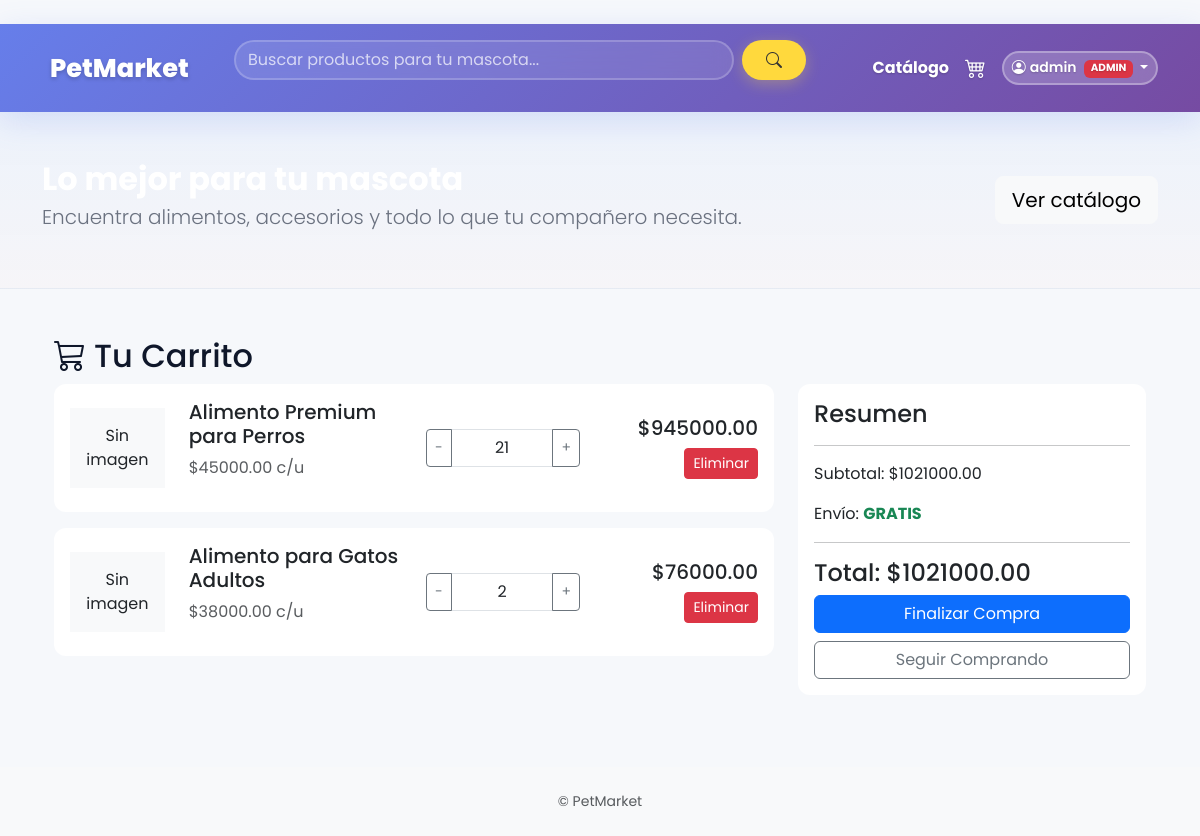
The page /carrito/ (signed in) on the database its author committed.
### accounts/models.py (models this page shows)
class CustomUser(AbstractUser):
    ROLE_CHOICES = (
        ('admin', 'Administrador'),
        ('empleado', 'Empleado'),
        ('cliente', 'Cliente'),
    )
    role = models.CharField(max_length=20, choices=ROLE_CHOICES, default='cliente')

### productos/models.py (models this page shows, shortened)
class Producto(models.Model):
    nombre = models.CharField(max_length=100)
    descripcion = models.TextField()
    precio = models.DecimalField(max_digits=10, decimal_places=2)
    stock = models.PositiveIntegerField()
    image = models.ImageField(upload_to='productos/', null=True, blank=True)
    categoria = models.ForeignKey(Categoria, null=True, blank=True, on_delete=models.SET_NULL)

### carrito/views.py (the view, shortened to what this page needs)
# urls.py: path('', views.view_cart, name='view_cart'),
def view_cart(request):
    items = []
    total = 0
    if request.user.is_authenticated:
        cart, _ = Cart.objects.get_or_create(user=request.user)
        for it in cart.carrito_items.select_related('producto').all():
            items.append({'producto': it.producto, 'qty': it.quantity, 'subtotal': it.subtotal(), 'id': it.id})
            total += it.subtotal()
    return render(request, 'carrito/cart.html', {'items': items, 'total': total})

### carrito/models.py (called while the page is built)
    def subtotal(self):
        return self.producto.precio * self.quantity

### petmarket/context_processors.py (called while the page is built)
def cart_count(request):
    cart = request.session.get('cart', {})
    count = sum(cart.values()) if isinstance(cart, dict) else 0
    return {'cart_count': count}

### templates/carrito/cart.html (shortened to what this page needs)
﻿{% extends 'base.html' %}
{% block content %}
<div class="container mt-4 mb-5">
    <h2><i class="bi bi-cart3 me-2"></i>Tu Carrito</h2>
    {% if items %}
    <div class="row">
        <div class="col-lg-8">
            {% for it in items %}
            <div class="card mb-3">
                <div class="card-body">
                    <div class="row align-items-center">
                        <div class="col-md-2">
                            {% if it.producto.image %}
                            <img src="{{ it.producto.image.url }}" alt="{{ it.producto.nombre }}" class="img-fluid rounded">
                            {% else %}
                            <div class="bg-light p-3 text-center">Sin imagen</div>
                            {% endif %}
                        </div>
                        <div class="col-md-4">
                            <h5>{{ it.producto.nombre }}</h5>
                            <p class="text-muted">${{ it.producto.precio }} c/u</p>
                        </div>
                        <div class="col-md-3">
                            {% if request.user.is_authenticated %}
                            <div class="input-group">
                                <button type="button" class="btn btn-outline-secondary btn-sm qty-btn btn-decrease" data-item-id="{{ it.id }}">-</button>
                                <span class="form-control text-center qty-display" data-item-id="{{ it.id }}">{{ it.qty }}</span>
                                <button type="button" class="btn btn-outline-secondary btn-sm qty-btn btn-increase" data-item-id="{{ it.id }}">+</button>
                            </div>
                            {% else %}
                            <p>Cantidad: {{ it.qty }}</p>
                            {% endif %}
                        </div>
                        <div class="col-md-3 text-end">
                            <h5 class="subtotal-display" data-item-id="{{ it.id }}">${{ it.subtotal|floatformat:2 }}</h5>
                            <a href="{% url 'remove_from_cart' it.producto.pk %}" class="btn btn-sm btn-danger">Eliminar</a>
                        </div>
                    </div>
                </div>
            </div>
            {% endfor %}
        </div>
        <div class="col-lg-4">
            <div class="card">
                <div class="card-body">
                    <h4>Resumen</h4>
                    <hr>
                    <p>Subtotal: <span id="summary-subtotal">${{ total|floatformat:2 }}</span></p>
                    <p>Envío: <strong class="text-success">GRATIS</strong></p>
                    <hr>
                    <h4>Total: <span id="summary-total">${{ total|floatformat:2 }}</span></h4>
                    {% if request.user.is_authenticated %}
                    <a href="{% url 'finalizar_compra' %}" class="btn btn-primary w-100">Finalizar Compra</a>
                    {% else %}
                    <p class="text-muted">Inicia sesión para finalizar</p>
                    <a href="{% url 'web_login' %}" class="btn btn-primary w-100">Ir a Iniciar Sesión</a>
                    {% endif %}
                    <a href="{% url 'catalogo' %}" class="btn btn-outline-secondary w-100 mt-2">Seguir Comprando</a>
                </div>
            </div>
        </div>
    </div>
    {% else %}
    <div class="alert alert-info">Tu carrito está vacío. <a href="{% url 'catalogo' %}">Ir al catálogo</a></div>
    {% endif %}
</div>
{% endblock %}

### templates/base.html (shortened to what this page needs)
{% load static %}
<!doctype html>
<html lang="es">
  <head>
  <link href="https://cdn.jsdelivr.net/npm/bootstrap@5.3.2/dist/css/bootstrap.min.css" rel="stylesheet">
  <link rel="stylesheet" href="https://cdn.jsdelivr.net/npm/bootstrap-icons@1.11.3/font/bootstrap-icons.css">
    <link rel="stylesheet" href="{% static 'css/site.css' %}">
  </head>
  <body style="font-family: 'Poppins', system-ui, -apple-system, 'Segoe UI', Roboto, 'Helvetica Neue', Arial;">
    <nav class="navbar navbar-expand-lg navbar-dark py-3" style="background: linear-gradient(135deg, #667eea 0%, #764ba2 100%); box-shadow: 0 8px 32px rgba(102, 126, 234, 0.2);">
      <div class="container">
        <a class="navbar-brand d-flex align-items-center" href="/" style="text-decoration:none;">
          <div class="petmarket-logo-text">
            <span style="font-weight:800; color:white; font-size:1.6rem; text-shadow: 0 2px 4px rgba(0,0,0,0.2);">PetMarket</span>
          </div>
        </a>
        <div class="collapse navbar-collapse" id="mainNav">
          <div class="mx-auto my-2 my-lg-0" style="width:60%">
            <form class="d-flex" method="get" action="/productos/">
              <input class="form-control me-2" type="search" placeholder="Buscar productos para tu mascota..." aria-label="Buscar" name="q" value="{{ request.GET.q }}" style="border-radius: 25px; border: 2px solid rgba(255,255,255,0.2); background: rgba(255,255,255,0.1); color: white; backdrop-filter: blur(10px);" onFocus="this.style.background='rgba(255,255,255,0.2)'" onBlur="this.style.background='rgba(255,255,255,0.1)'">
              <button class="btn btn-warning" type="submit" style="border-radius: 25px; padding: 0.5rem 1.5rem; font-weight: 600; background: #ffd93d; border: none; color: #333; box-shadow: 0 4px 15px rgba(255, 217, 61, 0.3);">
                <i class="bi bi-search"></i>
              </button>
            </form>
          </div>
          <ul class="navbar-nav ms-auto align-items-center">
            <li class="nav-item"><a class="nav-link text-white fw-bold" href="/productos/" style="text-shadow: 0 1px 2px rgba(0,0,0,0.2); transition: all 0.3s ease;" onMouseOver="this.style.color='#ffd93d'" onMouseOut="this.style.color='white'">Catálogo</a></li>
            <li class="nav-item">
              <a class="nav-link position-relative text-white" href="/carrito/" style="font-size: 1.3rem; text-shadow: 0 1px 2px rgba(0,0,0,0.2); transition: all 0.3s ease;" onMouseOver="this.style.color='#ffd93d'" onMouseOut="this.style.color='white'">
                <i class="bi bi-cart4"></i>
              </a>
            </li>
            <li class="nav-item ms-2">
              {% if request.user.is_authenticated %}
                <div class="dropdown">
                  <a class="btn btn-sm dropdown-toggle" href="#" role="button" data-bs-toggle="dropdown" style="background: rgba(255,255,255,0.2); color: white; border: 2px solid rgba(255,255,255,0.3); border-radius: 25px; backdrop-filter: blur(10px); font-weight: 600; text-shadow: 0 1px 2px rgba(0,0,0,0.2);">
                    <i class="bi bi-person-circle me-1"></i>{{ request.user.username }}
                    {% if request.user.is_superuser or request.user.role == 'admin' %}
                      <span class="badge bg-danger ms-1" style="font-size: 0.65rem;">ADMIN</span>
                    {% elif request.user.role == 'empleado' %}
                      <span class="badge bg-info ms-1" style="font-size: 0.65rem;">EMPLEADO</span>
                    {% endif %}
                  </a>
                </div>
              {% endif %}
            </li>
          </ul>
        </div>
      </div>
    </nav>
    {% if request.resolver_match.url_name != 'index' %}
    <header class="site-hero-compact py-5 text-white">
      <div class="container">
        <div class="row align-items-center">
          <div class="col-md-8">
            <h2 class="fw-bold mb-1">Lo mejor para tu mascota</h2>
            <p class="lead mb-2">Encuentra alimentos, accesorios y todo lo que tu compañero necesita.</p>
          </div>
          <div class="col-md-4 text-md-end">
            <a href="/productos/" class="btn btn-light btn-lg">Ver catálogo</a>
          </div>
        </div>
      </div>
    </header>
    {% endif %}
    <main class="py-4">
      <div class="container">
        {% block content %}{% endblock %}
      </div>
    </main>
    <footer class="text-muted py-4 bg-light">
      <div class="container text-center small">© PetMarket</div>
    </footer>
  </body>
 </html>

### static/css/site.css (style rules this page uses)
:root { --primary: #0d6efd; --accent: #ff6b6b; --muted: #6b7280; }
body { background: #f6f8fb; color: #0f172a }
.navbar-brand { font-weight: 800; color: var(--primary) !important }
.card { border: 0; border-radius: 12px; }
.btn-primary { background: var(--primary); border-color: var(--primary); }
.site-hero-compact { padding: 2.5rem 0; text-align: left; background: linear-gradient(180deg, rgba(13,110,253,0.04), rgba(255,107,107,0.02)); border-bottom: 1px solid rgba(0,0,0,0.03); }
.site-hero-compact h2 { font-weight:800 }
.site-hero-compact p { color:var(--muted) }
html { scroll-behavior: smooth; }
.navbar { transition: all 0.3s ease; }
.navbar .form-control::placeholder { color: rgba(255, 255, 255, 0.7) !important; }
.petmarket-logo-text { display: flex; align-items: center; transition: all 0.3s ease; }

### templates/base.html (style rules this page uses)
.badge { animation: pulse 2s infinite; }

### rows shown on the page
CustomUser: user.username "admin"
Producto: image "Sin imagen", producto.nombre "Alimento Premium para Perros", producto.precio "45000.00", qty "21", subtotal "945000.00"
Producto: image "Sin imagen", producto.nombre "Alimento para Gatos Adultos", producto.precio "38000.00", qty "2", subtotal "76000.00"

### other values the page prints
{{ total|floatformat:2 }} "1021000.00"
